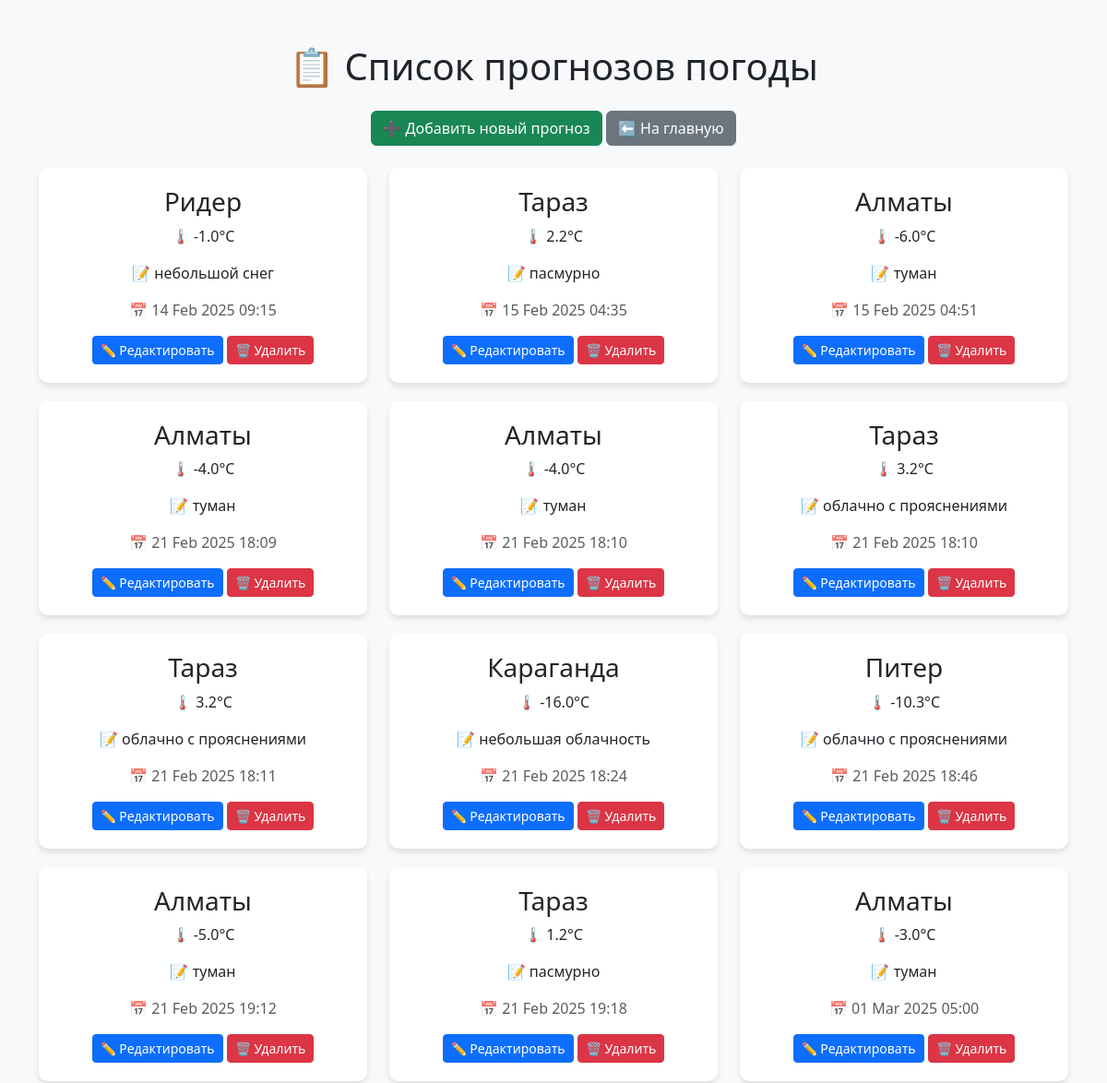
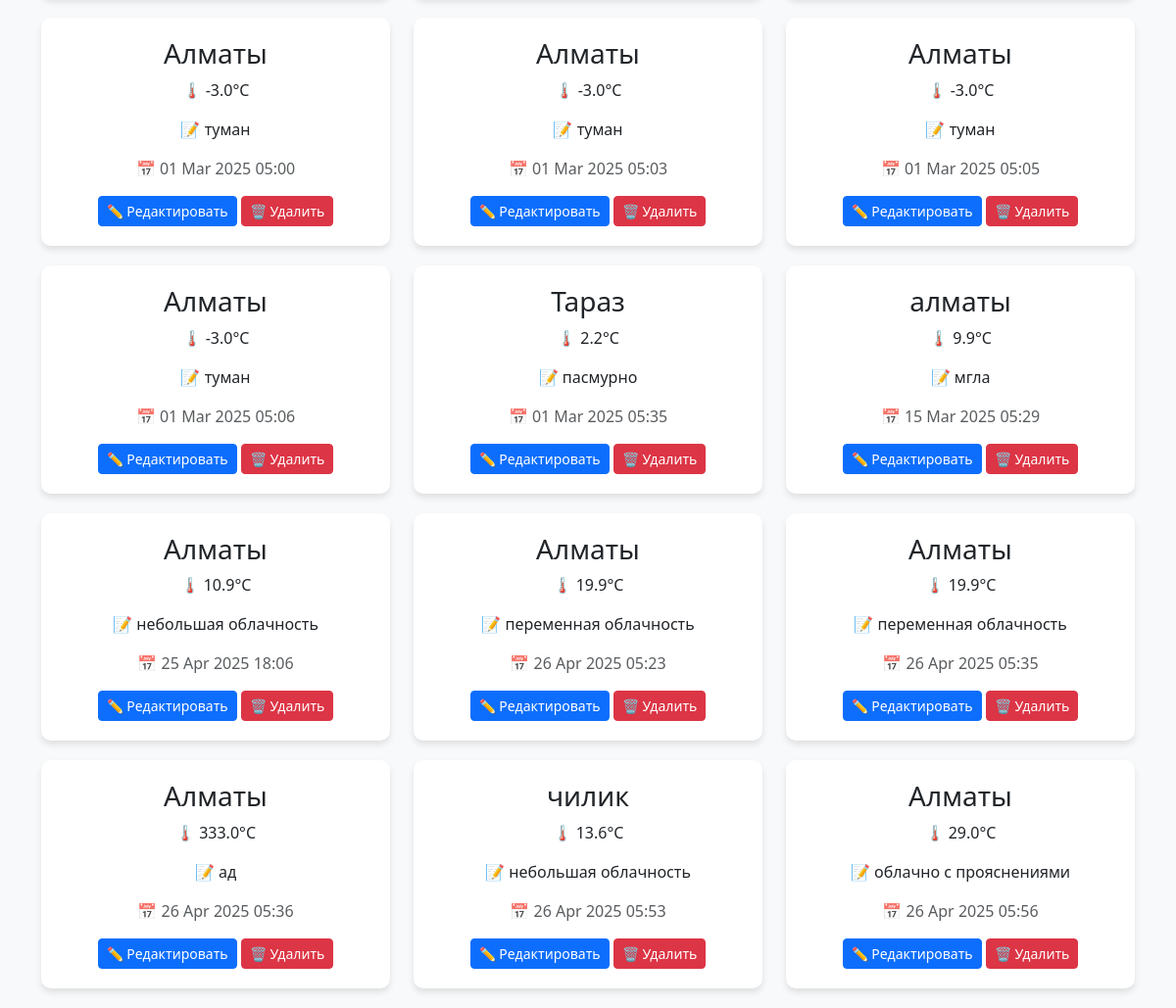
Page /weather/list/ on the committed database (2 pictures, top to bottom).
### weather/models.py (models this page shows, shortened)
class WeatherQuery(models.Model):
    city = models.CharField(max_length=100)
    temperature = models.FloatField()
    description = models.CharField(max_length=255)
    date_checked = models.DateTimeField(auto_now_add=True)
    photo = models.ImageField(upload_to='weather_photos/', blank=True, null=True)

### weather/views.py (the view)
# urls.py: path('list/', weather_views.weather_list, name='weather_list'),
def weather_list(request):
    weather_data = WeatherQuery.objects.all()
    return render(request, 'weather/weather_list.html', {'weather_data': weather_data})

### weather/templates/weather/weather_list.html (shortened to what this page needs)
<!DOCTYPE html>
<html lang="ru">
<head>
    <link rel="stylesheet" href="https://cdn.jsdelivr.net/npm/bootstrap@5.3.0/dist/css/bootstrap.min.css">
</head>
<body>
    <div class="container mt-5">
        <h1 class="text-center mb-4">📋 Список прогнозов погоды</h1>
        <div class="text-center mb-4">
            <a href="{% url 'weather_create' %}" class="btn btn-success">➕ Добавить новый прогноз</a>
            <a href="/" class="btn btn-secondary">⬅️ На главную</a>
        </div>
        <div class="row">
            {% for weather in weather_data %}
                <div class="col-md-4">
                    <div class="weather-card text-center">
                        <h3>{{ weather.city }}</h3>
                        <p>🌡️ {{ weather.temperature|floatformat:1 }}°C</p>
                        <p>📝 {{ weather.description }}</p>
                        <p class="text-muted">📅 {{ weather.date_checked|date:"d M Y H:i" }}</p>
                        <div class="mt-3">
                            <a href="{% url 'weather_update' weather.pk %}" class="btn btn-primary btn-sm">✏️ Редактировать</a>
                            <a href="{% url 'weather_delete' weather.pk %}" class="btn btn-danger btn-sm">🗑️ Удалить</a>
                        </div>
                    </div>
                </div>
            {% empty %}
                <p class="text-center">Нет прогнозов погоды.</p>
            {% endfor %}
        </div>
    </div>
</body>
</html>

### weather/templates/weather/weather_list.html (style rules this page uses)
body { background-color: #f8f9fa; }
.weather-card { border-radius: 10px; box-shadow: 0 4px 6px rgba(0,0,0,0.1); padding: 20px; margin-bottom: 20px; background-color: #ffffff; }

### rows in the picture
WeatherQuery: city "Ридер", temperature "-1.0", description "небольшой снег", date_checked "14 Feb 2025 09:15"
WeatherQuery: city "Тараз", temperature "2.2", description "пасмурно", date_checked "15 Feb 2025 04:35"
WeatherQuery: city "Алматы", temperature "-6.0", description "туман", date_checked "15 Feb 2025 04:51"
WeatherQuery: city "Алматы", temperature "-4.0", description "туман", date_checked "21 Feb 2025 18:09"
WeatherQuery: city "Алматы", temperature "-4.0", description "туман", date_checked "21 Feb 2025 18:10"
WeatherQuery: city "Тараз", temperature "3.2", description "облачно с прояснениями", date_checked "21 Feb 2025 18:10"
WeatherQuery: city "Тараз", temperature "3.2", description "облачно с прояснениями", date_checked "21 Feb 2025 18:11"
WeatherQuery: city "Караганда", temperature "-16.0", description "небольшая облачность", date_checked "21 Feb 2025 18:24"
WeatherQuery: city "Питер", temperature "-10.3", description "облачно с прояснениями", date_checked "21 Feb 2025 18:46"
WeatherQuery: city "Алматы", temperature "-5.0", description "туман", date_checked "21 Feb 2025 19:12"
WeatherQuery: city "Тараз", temperature "1.2", description "пасмурно", date_checked "21 Feb 2025 19:18"
WeatherQuery: city "Алматы", temperature "-3.0", description "туман", date_checked "01 Mar 2025 05:00"
WeatherQuery: city "Алматы", temperature "-3.0", description "туман", date_checked "01 Mar 2025 05:00"
WeatherQuery: city "Алматы", temperature "-3.0", description "туман", date_checked "01 Mar 2025 05:03"
WeatherQuery: city "Алматы", temperature "-3.0", description "туман", date_checked "01 Mar 2025 05:05"
WeatherQuery: city "Алматы", temperature "-3.0", description "туман", date_checked "01 Mar 2025 05:06"
WeatherQuery: city "Тараз", temperature "2.2", description "пасмурно", date_checked "01 Mar 2025 05:35"
WeatherQuery: city "алматы", temperature "9.9", description "мгла", date_checked "15 Mar 2025 05:29"
WeatherQuery: city "Алматы", temperature "10.9", description "небольшая облачность", date_checked "25 Apr 2025 18:06"
WeatherQuery: city "Алматы", temperature "19.9", description "переменная облачность", date_checked "26 Apr 2025 05:23"
WeatherQuery: city "Алматы", temperature "19.9", description "переменная облачность", date_checked "26 Apr 2025 05:35"
WeatherQuery: city "Алматы", temperature "333.0", description "ад", date_checked "26 Apr 2025 05:36"
WeatherQuery: city "чилик", temperature "13.6", description "небольшая облачность", date_checked "26 Apr 2025 05:53"
WeatherQuery: city "Алматы", temperature "29.0", description "облачно с прояснениями", date_checked "26 Apr 2025 05:56"
